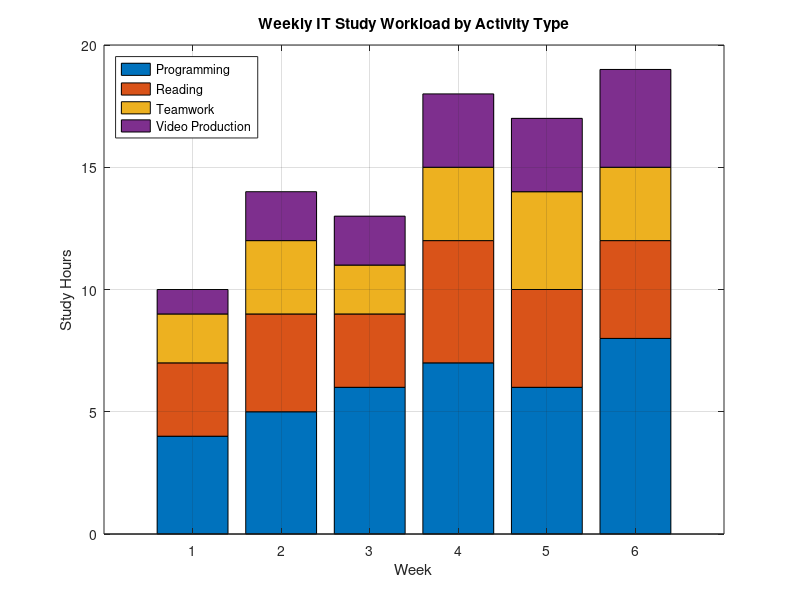
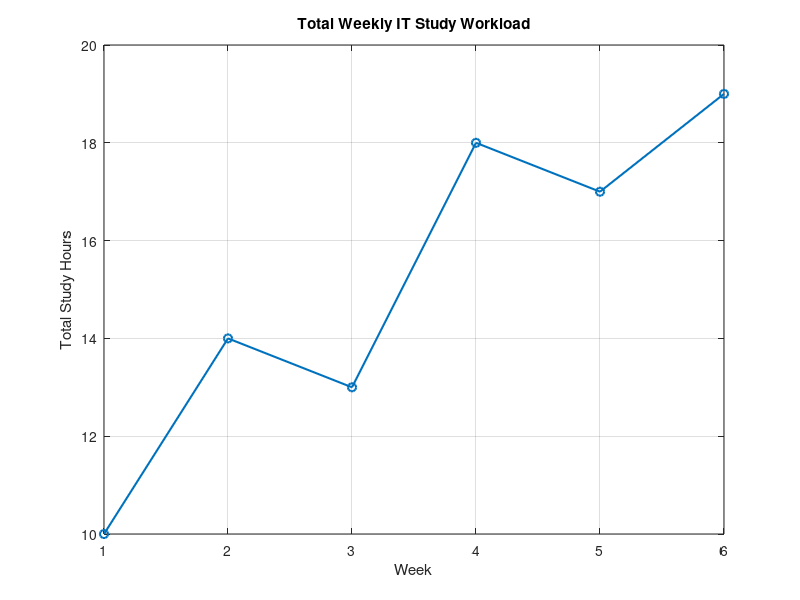

These charts were generated, in order, by the following MATLAB code:
% IT Study Workload Analyzer
% This program analyses weekly study workload for PM617 portfolio evidence.

clear; clc; close all;

% Weekly study data for six weeks
weeks = 1:6;

programming = [4 5 6 7 6 8];
reading = [3 4 3 5 4 4];
teamwork = [2 3 2 3 4 3];
videoProduction = [1 2 2 3 3 4];

% Combine all activity data into one matrix
workloadData = [programming; reading; teamwork; videoProduction]';

% Calculate weekly total workload
weeklyTotal = sum(workloadData, 2);

% Calculate summary statistics
totalHours = sum(weeklyTotal);
averageHours = mean(weeklyTotal);
[maxHours, maxWeekIndex] = max(weeklyTotal);
[minHours, minWeekIndex] = min(weeklyTotal);

% Display summary in command window
fprintf('IT Study Workload Analyzer\n');
fprintf('--------------------------\n');
fprintf('Total study hours: %.1f hours\n', totalHours);
fprintf('Average weekly study hours: %.1f hours\n', averageHours);
fprintf('Highest workload: Week %d with %.1f hours\n', maxWeekIndex, maxHours);
fprintf('Lowest workload: Week %d with %.1f hours\n', minWeekIndex, minHours);

% Conditional recommendation
if averageHours >= 18
    recommendation = 'Workload is high. Consider better time management.';
elseif averageHours >= 12
    recommendation = 'Workload is balanced. Continue the current routine.';
else
    recommendation = 'Workload is low. Increase regular study time.';
end

fprintf('Recommendation: %s\n', recommendation);

% Create stacked bar chart for workload types
figure;
bar(weeks, workloadData, 'stacked');
xlabel('Week');
ylabel('Study Hours');
title('Weekly IT Study Workload by Activity Type');
legend('Programming', 'Reading', 'Teamwork', 'Video Production', ...
       'Location', 'northwest');
grid on;

% Create line chart for total weekly workload
figure;
plot(weeks, weeklyTotal, '-o', 'LineWidth', 1.5);
xlabel('Week');
ylabel('Total Study Hours');
title('Total Weekly IT Study Workload');
xticks(weeks);
grid on;

% Save output figures
saveas(1, 'workload_stacked_chart.png');
saveas(2, 'weekly_total_progress.png');
